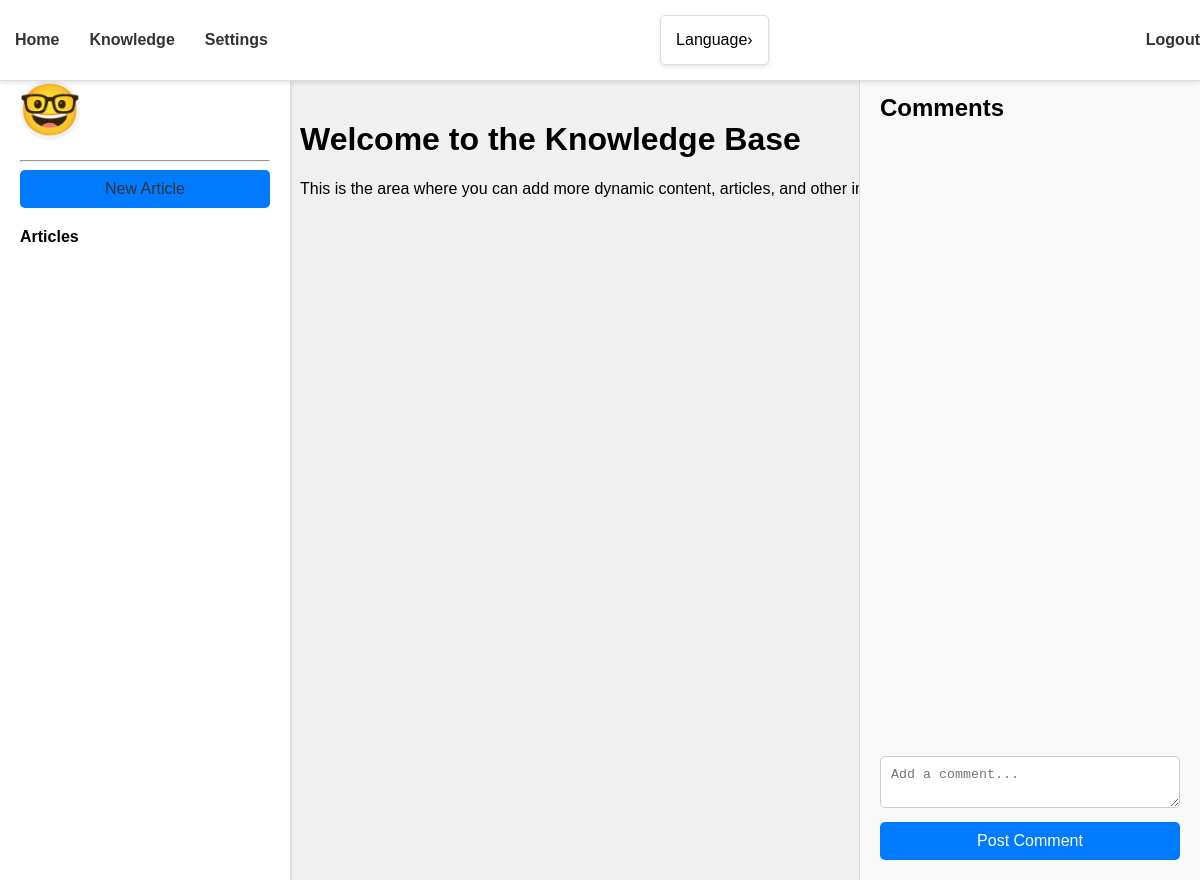
Page /knowledge (signed in) on the earlier database version.
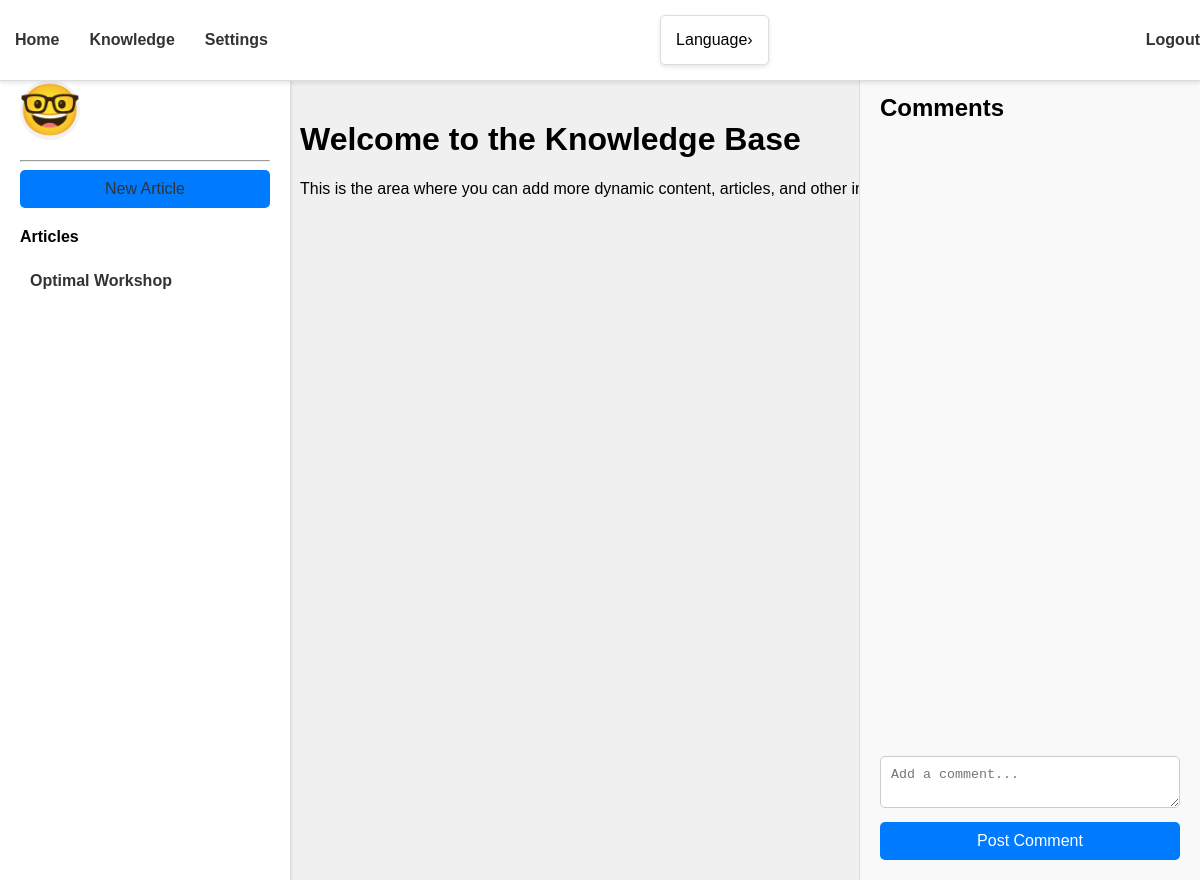
Same page on the later database version.
### models.py (models this page shows)
class Base(DeclarativeBase):
    pass

class Article(Base):
    __tablename__ = "articles"
    id = Column(Integer, primary_key=True)
    title = Column(String(255), nullable=False)
    content = Column(Text, nullable=False)
    author = Column(String(100), nullable=False)
    publish_date = Column(DateTime, nullable=False)
    comments = relationship("Comment", order_by="Comment.id", back_populates="article")

### app.py (the view)
@app.route('/knowledge')
def show_knowledge():
    username = session.get('username')
    if not username:
        return redirect(url_for('login'))
    user = db.get_user(username)
    if not user:
        return redirect(url_for('login'))
    articles = db.get_all_articles()
    can_delete_comments = user.role in ['admin', 'staff']
    return render_template('knowledge.jinja', username=username, articles=articles, can_delete_comments=can_delete_comments)

### db.py (called while the page is built)
def get_user(username: str):
    with Session(engine) as session:
        return session.get(User, username)

def get_all_articles():
    with Session(engine) as session:
        return session.query(Article).all()

### templates/knowledge.jinja (shortened to what this page needs)
{% extends 'base.jinja' %}
{% block content %}
<div class="side-nav">
    <div class="user-avatar">🤓</div>
    <hr>
    <a href="{{ url_for('new_article_form') }}" class="btn-new-article" data-i18n="new_article">New Article</a>
    <p><strong data-i18n="articles">Articles:</strong></p>
    <ul>
        {% for article in articles %}
            <li><a href="javascript:void(0);" onclick="loadArticle({{ article.id }})" class="nav-link">{{ article.title }}</a></li>
        {% endfor %}
    </ul>
</div>
<div class="content-area">
    <h1 data-i18n="welcome_message">Welcome to the Knowledge Base</h1>
    <p data-i18n="welcome_description">This is the area where you can add more dynamic content, articles, and other information.</p>
</div>
<div class="comment-section" id="comment-section">
    <h2 data-i18n="comments">Comments</h2>
    <div id="comment-list-container">
    </div>
    <form id="comment-form" class="comment-form">
        <textarea id="comment-text" placeholder="Add a comment..." data-i18n-placeholder="add_comment_placeholder"></textarea>
        <button type="button" onclick="submitComment()" data-i18n="post_comment">Post Comment</button>
    </form>
</div>
{% endblock %}

Differences in the rows shown:
added Article: title "Optimal Workshop"
